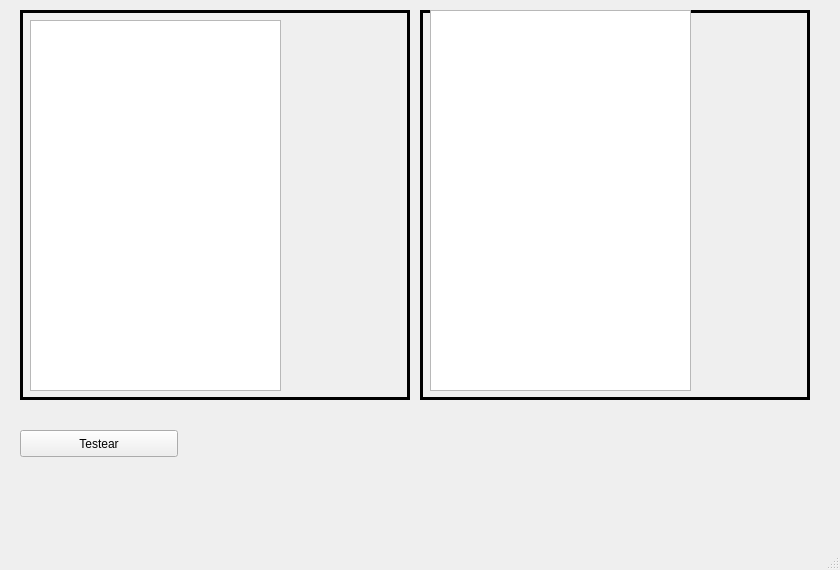
<?xml version="1.0" encoding="UTF-8"?>
<ui version="4.0">
 <class>LaWindow</class>
 <widget class="QMainWindow" name="LaWindow">
  <property name="geometry">
   <rect>
    <x>0</x>
    <y>0</y>
    <width>840</width>
    <height>570</height>
   </rect>
  </property>
  <property name="windowTitle">
   <string>LaWindow</string>
  </property>
  <widget class="QWidget" name="centralwidget">
   <widget class="QPushButton" name="btnCalibrate">
    <property name="geometry">
     <rect>
      <x>20</x>
      <y>430</y>
      <width>158</width>
      <height>27</height>
     </rect>
    </property>
    <property name="text">
     <string>Testear</string>
    </property>
   </widget>
   <widget class="QFrame" name="feFrame">
    <property name="geometry">
     <rect>
      <x>20</x>
      <y>10</y>
      <width>390</width>
      <height>390</height>
     </rect>
    </property>
    <property name="frameShape">
     <enum>QFrame::Panel</enum>
    </property>
    <property name="frameShadow">
     <enum>QFrame::Plain</enum>
    </property>
    <property name="lineWidth">
     <number>3</number>
    </property>
    <property name="midLineWidth">
     <number>0</number>
    </property>
    <widget class="QLabel" name="feLabel">
     <property name="geometry">
      <rect>
       <x>10</x>
       <y>10</y>
       <width>370</width>
       <height>370</height>
      </rect>
     </property>
     <property name="text">
      <string/>
     </property>
     <property name="wordWrap">
      <bool>false</bool>
     </property>
     <property name="margin">
      <number>0</number>
     </property>
     <property name="indent">
      <number>-1</number>
     </property>
    </widget>
    <widget class="QListWidget" name="felistWidget">
     <property name="geometry">
      <rect>
       <x>10</x>
       <y>10</y>
       <width>251</width>
       <height>371</height>
      </rect>
     </property>
    </widget>
   </widget>
   <widget class="QFrame" name="ptzFrame">
    <property name="geometry">
     <rect>
      <x>420</x>
      <y>10</y>
      <width>390</width>
      <height>390</height>
     </rect>
    </property>
    <property name="frameShape">
     <enum>QFrame::Panel</enum>
    </property>
    <property name="frameShadow">
     <enum>QFrame::Plain</enum>
    </property>
    <property name="lineWidth">
     <number>3</number>
    </property>
    <property name="midLineWidth">
     <number>0</number>
    </property>
    <widget class="QLabel" name="ptzLabel">
     <property name="geometry">
      <rect>
       <x>10</x>
       <y>10</y>
       <width>370</width>
       <height>370</height>
      </rect>
     </property>
     <property name="text">
      <string/>
     </property>
     <property name="wordWrap">
      <bool>false</bool>
     </property>
     <property name="margin">
      <number>0</number>
     </property>
     <property name="indent">
      <number>-1</number>
     </property>
    </widget>
    <widget class="QListWidget" name="ptzlistWidget">
     <property name="geometry">
      <rect>
       <x>10</x>
       <y>0</y>
       <width>261</width>
       <height>381</height>
      </rect>
     </property>
    </widget>
   </widget>
  </widget>
  <widget class="QMenuBar" name="menubar">
   <property name="geometry">
    <rect>
     <x>0</x>
     <y>0</y>
     <width>840</width>
     <height>25</height>
    </rect>
   </property>
  </widget>
  <widget class="QStatusBar" name="statusbar"/>
 </widget>
 <resources/>
 <connections/>
</ui>
